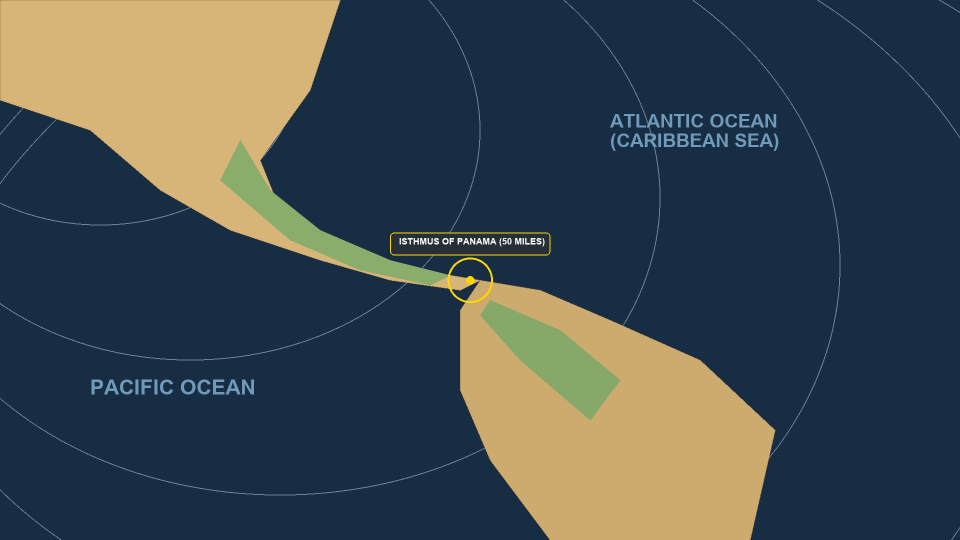
#> input picture data/assets/panama_anim/bg_panama_map.png, 1920 x 1080 px, found by its file name (shown at 1/2 size); its folder holds 5 pictures in this run
$ python produce_panama_documentary.py
#> lines starting #> are read from the running program, lines starting #| are printed output that depends on the picture
"""Automated End-to-End Production Engine for 'The Panama Canal Trap' 1080p Full Documentary.
Renders all 18 animated scenes, mixes multi-track Foley & Edge-TTS narration, and exports the final video.
"""
import sys
from pathlib import Path
sys.path.insert(0, str(Path(__file__).resolve().parent.parent.parent))

import math
import subprocess
import wave
import numpy as np
from PIL import Image, ImageDraw, ImageFont
from src.scripting.panama_script import PANAMA_CANAL_SCRIPT

fps = 30
width, height = 1920, 1080

anim_dir = Path("data/assets/panama_anim")
clips_dir = Path("scratch/panama_clips")
clips_dir.mkdir(parents=True, exist_ok=True)
audio_dir = Path("scratch/panama_audio")

# [14 lines left out: functions get_font, load_audio_pcm, not called in this run]

# Pre-load common assets
print("Loading base graphic assets...")
bg_map = Image.open(anim_dir / "bg_panama_map.png").convert("RGBA")
#> bg_map is the input picture: PIL image 1920x1080 RGBA; mean R, G, B, A 62.3, 74.2, 78.1, 253.2
bg_cutaway = Image.open(anim_dir / "bg_mountain_locks_cutaway.png").convert("RGBA")
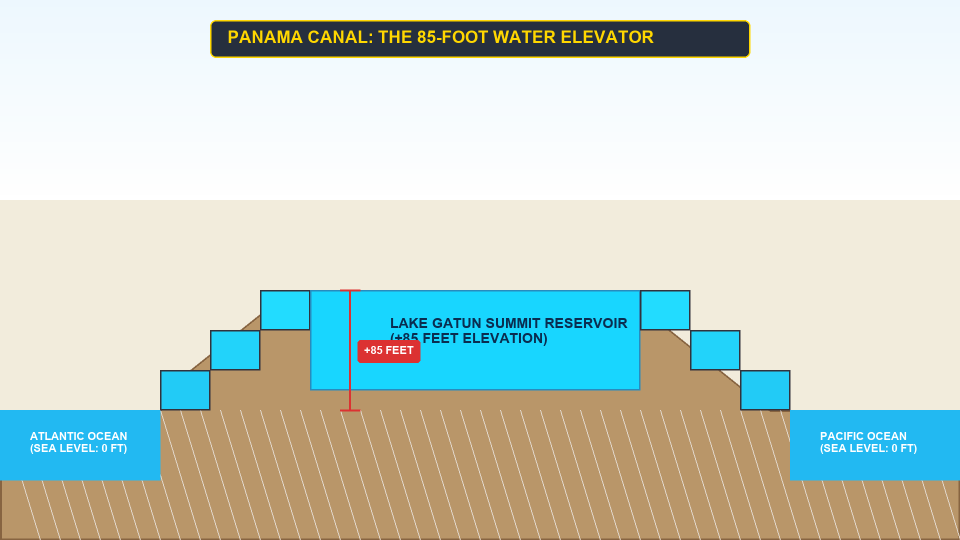
#> input picture data/assets/panama_anim/bg_mountain_locks_cutaway.png, 1920 x 1080 px, found by its file name (shown at 1/2 size)
#> bg_cutaway is the input picture: PIL image 1920x1080 RGBA; mean R, G, B, A 155.7, 192.6, 197.9, 170.6
bg_lock_canyon = Image.open(anim_dir / "bg_lock_canyon.png").convert("RGBA")
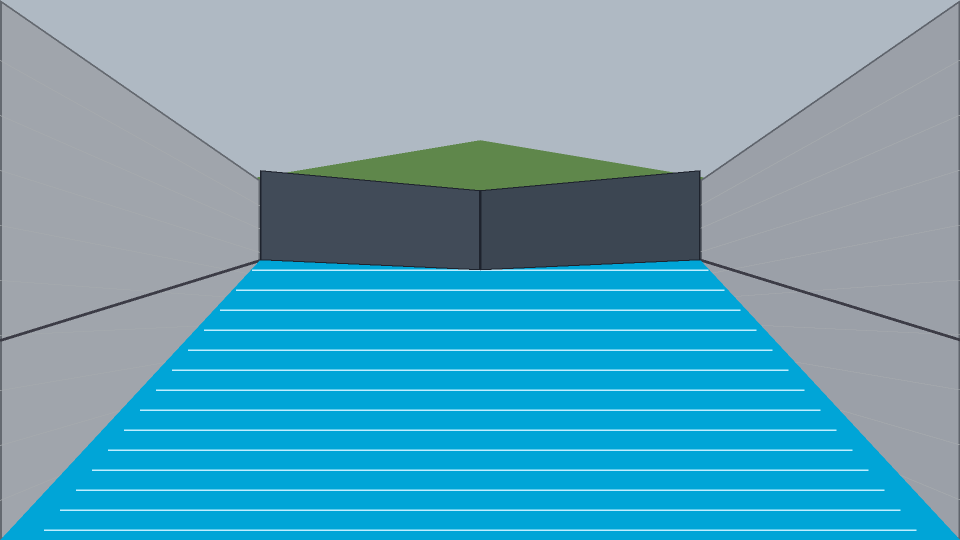
#> input picture data/assets/panama_anim/bg_lock_canyon.png, 1920 x 1080 px, found by its file name (shown at 1/2 size)
#> bg_lock_canyon is the input picture: PIL image 1920x1080 RGBA; mean R, G, B, A 96.9, 162.1, 184.7, 251
bg_jungle = Image.open(anim_dir / "bg_jungle_rainstorm.png").convert("RGBA")
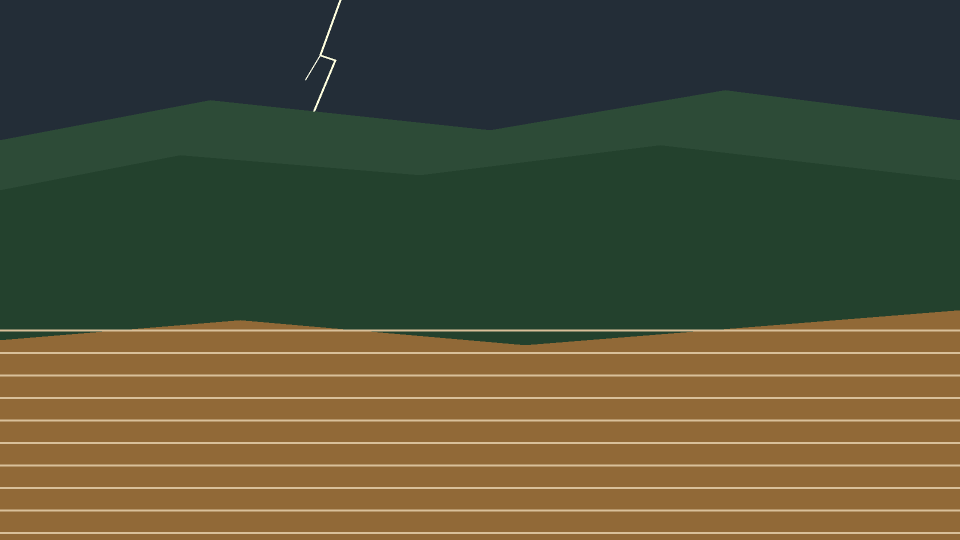
#> input picture data/assets/panama_anim/bg_jungle_rainstorm.png, 1920 x 1080 px, found by its file name (shown at 1/2 size)
#> bg_jungle is the input picture: PIL image 1920x1080 RGBA; mean R, G, B, A 80.9, 79.4, 53.5, 251.5
bg_drought = Image.open(anim_dir / "bg_drought_lake.png").convert("RGBA")
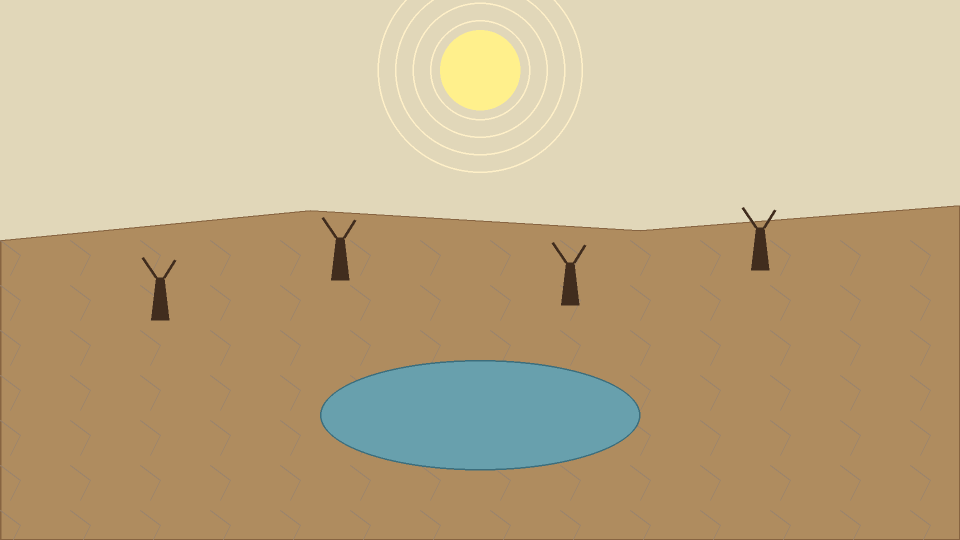
#> input picture data/assets/panama_anim/bg_drought_lake.png, 1920 x 1080 px, found by its file name (shown at 1/2 size)
#> bg_drought is the input picture: PIL image 1920x1080 RGBA; mean R, G, B, A 189.5, 170, 133.5, 251.9
#> (the run stopped early here; a loop or call above may not have finished)
